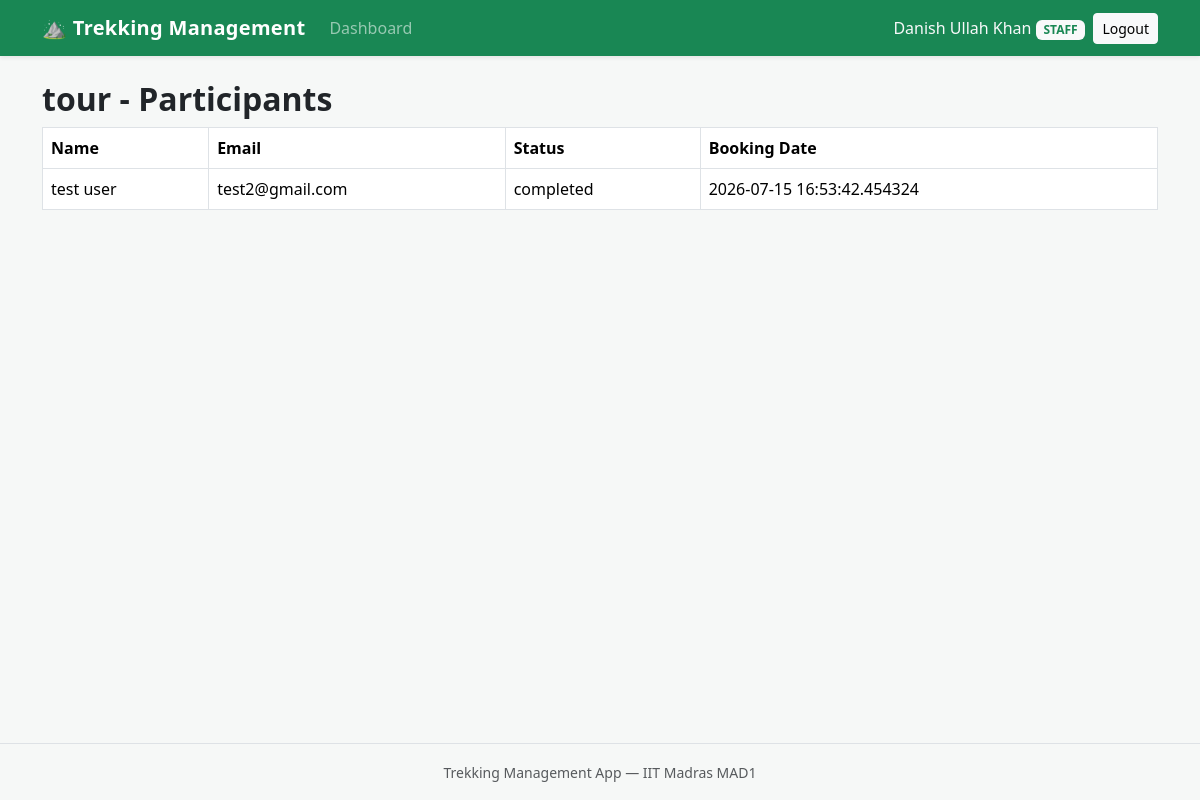
The page /staff/treks/1/participants (signed in) on the database its author committed.
### models/user.py (models this page shows, shortened)
class User(UserMixin, db.Model):
    __tablename__ = "users"
    id = db.Column(db.Integer, primary_key=True)
    name = db.Column(db.String(80), nullable=False)
    email = db.Column(db.String(120), unique=True, nullable=False)
    password_hash = db.Column(db.String(255), nullable=False)
    role = db.Column(db.String(20), nullable=False, default="user")
    approved = db.Column(db.Boolean, nullable=False, default=False)
    blacklisted = db.Column(db.Boolean, nullable=False, default=False)
    bookings = db.relationship("Booking", backref="user", lazy=True)

### models/trek.py (models this page shows, shortened)
class Trek(db.Model):
    __tablename__ = "treks"
    id = db.Column(db.Integer, primary_key=True)
    name = db.Column(db.String(120), nullable=False)
    location = db.Column(db.String(120), nullable=False)
    difficulty = db.Column(db.String(20), nullable=True)
    duration = db.Column(db.Integer, nullable=False, default=1)
    available_slots = db.Column(db.Integer, nullable=False, default=0)
    status = db.Column(db.String(20), nullable=False, default="open")
    start_date = db.Column(db.Date, nullable=True)
    end_date = db.Column(db.Date, nullable=True)
    description = db.Column(db.Text, nullable=True)
    staff_id = db.Column(db.Integer, db.ForeignKey("users.id"), nullable=True)
    staff = db.relationship("User", backref="assigned_treks")
    bookings = db.relationship("Booking", backref="trek", lazy=True)

### models/booking.py (models this page shows, shortened)
class Booking(db.Model):
    __tablename__ = "bookings"
    id = db.Column(db.Integer, primary_key=True)
    user_id = db.Column(db.Integer, db.ForeignKey("users.id"), nullable=False)
    trek_id = db.Column(db.Integer, db.ForeignKey("treks.id"), nullable=False)
    booking_date = db.Column(db.DateTime, nullable=False, default=datetime.utcnow)
    status = db.Column(db.String(20), nullable=False, default="booked")

### routes/staff.py (the view)
@staff_bp.route("/treks/<int:trek_id>/participants")
@approved_staff_required
def participants(trek_id):
    trek = Trek.query.get_or_404(trek_id)
    if trek.staff_id != current_user.id:
        abort(403)
    bookings = Booking.query.filter_by(trek_id=trek.id).all()
    return render_template(
        "staff/participants.html",
        trek=trek,
        bookings=bookings
    )

### models/user.py (called while the page is built)
@login_manager.user_loader
def load_user(user_id):
    return User.query.get(int(user_id))

### routes/staff.py (called while the page is built)
def approved_staff_required(view):
    @wraps(view)
    @login_required
    def wrapped(*args, **kwargs):
        if current_user.role != "staff":
            abort(403)
        if not current_user.approved:
            return redirect(url_for("auth.pending"))
        return view(*args, **kwargs)
    return wrapped

### templates/staff/participants.html (shortened to what this page needs)
{% extends "base.html" %}
{% block content %}
<h2>{{ trek.name }} - Participants</h2>
<table class="table table-bordered">
    <thead>
        <tr>
            <th>Name</th>
            <th>Email</th>
            <th>Status</th>
            <th>Booking Date</th>
        </tr>
    </thead>
    <tbody>
    {% for booking in bookings %}
    <tr>
        <td>{{ booking.user.name }}</td>
        <td>{{ booking.user.email }}</td>
        <td>{{ booking.status }}</td>
        <td>{{ booking.booking_date }}</td>
    </tr>
    {% endfor %}
    </tbody>
</table>
{% endblock %}

### templates/base.html (shortened to what this page needs)
<!DOCTYPE html>
<html lang="en">
<head>
    <link
        href="https://cdn.jsdelivr.net/npm/bootstrap@5.3.3/dist/css/bootstrap.min.css"
        rel="stylesheet">
    <link rel="stylesheet"
          href="{{ url_for('static', filename='style.css') }}">
</head>
<body>
    <nav class="navbar navbar-expand-lg navbar-dark bg-success shadow-sm">
        <div class="container">
            <a class="navbar-brand fw-bold" href="{{ url_for('user.home') }}">
                &#9968; Trekking Management
            </a>
            <div class="collapse navbar-collapse" id="mainNav">
                <ul class="navbar-nav me-auto mb-2 mb-lg-0">
                    {% if current_user.is_authenticated %}
                        {% if current_user.role == 'user' %}
                            <li class="nav-item">
                                <a class="nav-link" href="{{ url_for('user.home') }}">
                                    Browse Treks
                                </a>
                            </li>
                            <li class="nav-item">
                                <a class="nav-link"
                                   href="{{ url_for('user.dashboard') }}">
                                    My Bookings
                                </a>
                            </li>
                        {% elif current_user.role == 'staff' and current_user.approved %}
                            <li class="nav-item">
                                <a class="nav-link"
                                   href="{{ url_for('staff.dashboard') }}">
                                    Dashboard
                                </a>
                            </li>
                        {% endif %}
                    {% endif %}
                </ul>
                <div class="d-flex align-items-lg-center flex-column flex-lg-row gap-2">
                    {% if current_user.is_authenticated %}
                        <span class="navbar-text text-light">
                            {{ current_user.name }}
                            <span class="badge bg-light text-success text-uppercase">
                                {{ current_user.role }}
                            </span>
                        </span>
                        <a class="btn btn-light btn-sm"
                           href="{{ url_for('auth.logout') }}">Logout</a>
                    {% else %}
                        <a class="btn btn-outline-light btn-sm"
                           href="{{ url_for('auth.login') }}">Login</a>
                        <a class="btn btn-light btn-sm"
                           href="{{ url_for('auth.register') }}">Register</a>
                    {% endif %}
                </div>
            </div>
        </div>
    </nav>
    <main class="container py-4">
        {% block content %}{% endblock %}
    </main>
    <footer class="border-top mt-auto py-3">
        <div class="container text-center text-muted">
            <small>Trekking Management App &mdash; IIT Madras MAD1</small>
        </div>
    </footer>
</body>
</html>

### static/style.css (style rules this page uses)
body { min-height: 100vh; display: flex; flex-direction: column; background-color: #f6f8f7; }
main { flex: 1; }
.navbar-brand { letter-spacing: 0.3px; }
.table > :not(caption) > * > * { vertical-align: middle; }
h2 { font-weight: 600; }

### rows shown on the page
User: name "Danish Ullah Khan", role "STAFF"
Trek: name "tour"
Booking: user.name "test user", user.email "test2@gmail.com", status "completed", booking_date "2026-07-15 16:53:42.454324"
